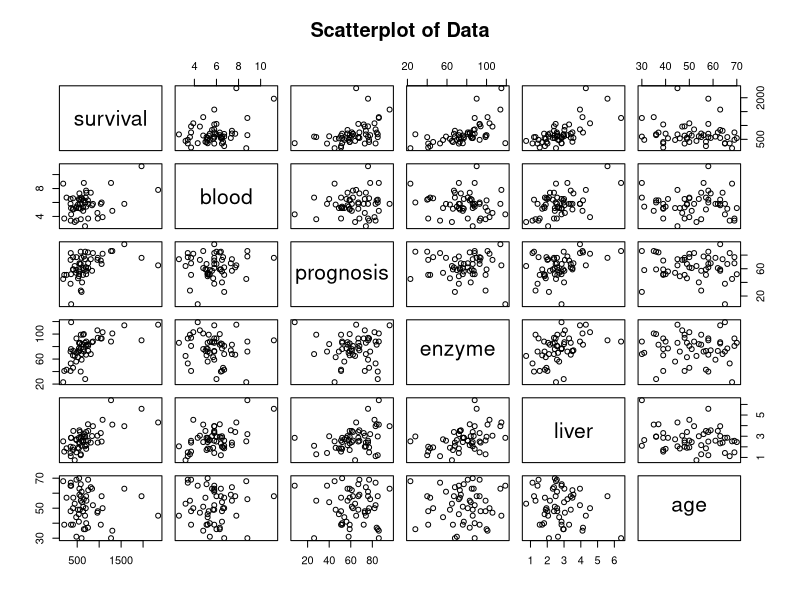
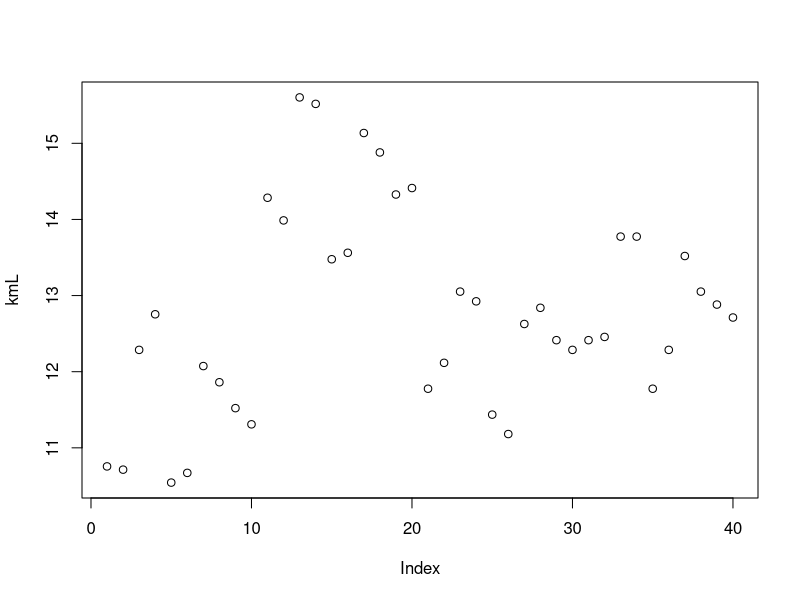
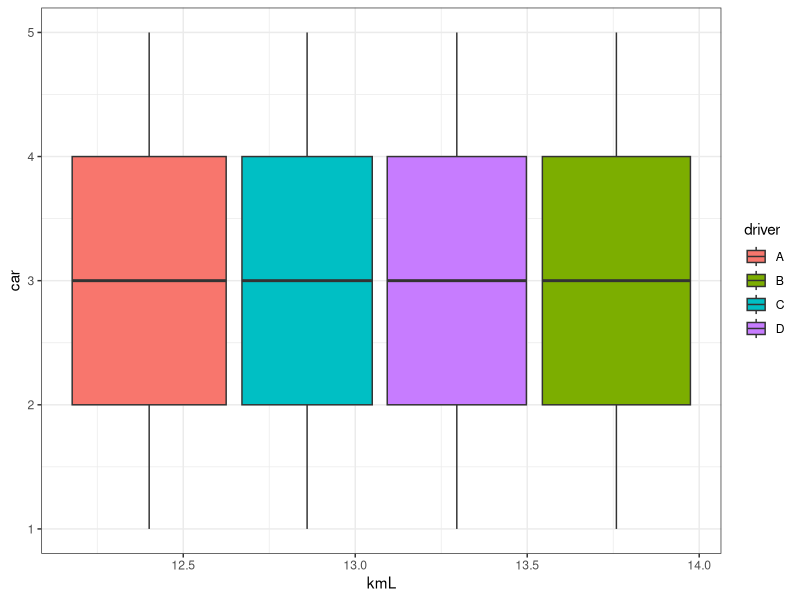
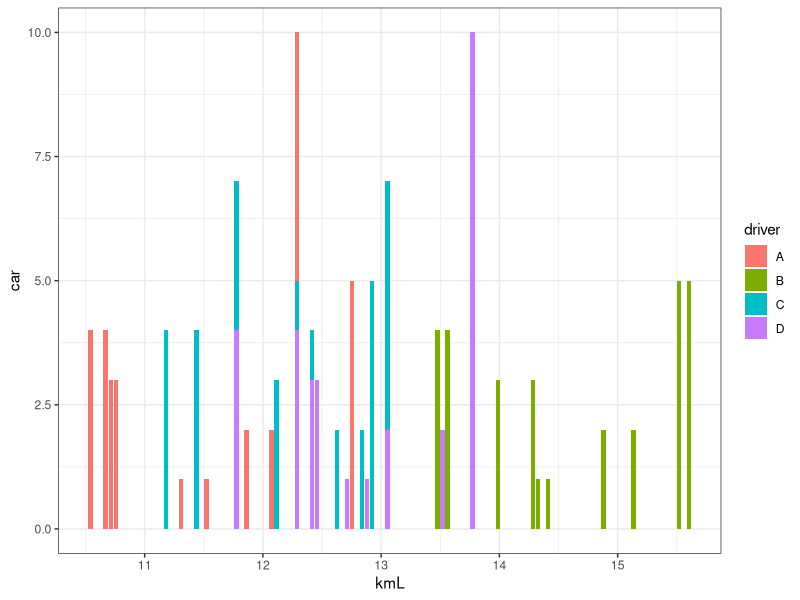

Generate these figures, in order, with R:
## ---- chunk 1
knitr::opts_chunk$set(echo = TRUE)
library(ggplot2)
# setwd()
surg <- read.delim("surg.dat", header = TRUE, sep= " ") 
kml <- read.delim("kml.dat", header = TRUE, sep=" ")
## ---- chunk 2
str(surg)
## ---- chunk 3
str(surg)
surg1 <- subset(surg, select = -c(gender) )
## ---- chunk 4
pairs(~survival+blood+prognosis+enzyme+liver+age,data=surg1,
   main="Scatterplot of Data")
## ---- chunk 5
cor_mat <- cor(surg1)
cor_mat
## ---- chunk 6
# with all variables
model <- lm(survival ~., data = surg)
model1 <- lm(survival ~ . -blood, data = surg)
model2 <- lm(survival ~ blood+prognosis, data = surg)
model3 <- lm(survival ~ blood+prognosis+enzyme+liver, data = surg)
## ---- chunk 7
aov_mod <- anova(model)
aov_mod
## ---- chunk 8
aov_mod$`F value`
## ---- chunk 9
t.value = (mean(surg1$survival) - 10) / (sd(surg1$survival) / sqrt(length(surg1$survival))) 
p.value = 2*pt(-abs(t.value), df=length(surg1$survival)-1)
p.value
## ---- chunk 10
summary(model)
summary(model1)
summary(model2)
summary(model3)

## ---- chunk 11
model4 <- lm(log(survival) ~., data = surg)
model5 <- lm(log(survival) ~ blood + prognosis, data = surg)
model6 <- lm(log(survival) ~ blood + prognosis + enzyme + liver, data = surg)
model7 <- lm(log(survival) ~ enzyme + liver + gender + age, data = surg)
## ---- chunk 12
summary(model4)
summary(model5)
summary(model6)
summary(model7)
## ---- chunk 13
str(kml)
## ---- chunk 14
summary(kml$kmL)
plot(kml$kmL, ylab = "kmL")
## ---- chunk 15
kml$driver <- as.factor(kml$driver)
kml$car <- as.numeric(as.factor(kml$car))
ggplot(kml, aes(x=kmL, y=car, fill=driver)) +
  geom_boxplot() + theme_bw()
## ---- chunk 16
ggplot(data=kml, aes(x=kmL, y = car, fill=driver)) +
  geom_bar(stat="identity")+
  theme_bw()
## ---- chunk 17
summary(kml)
## ---- chunk 18
mod <- lm(kmL~. , data = kml)
summary(mod)
## ---- chunk 19
anova(mod)
